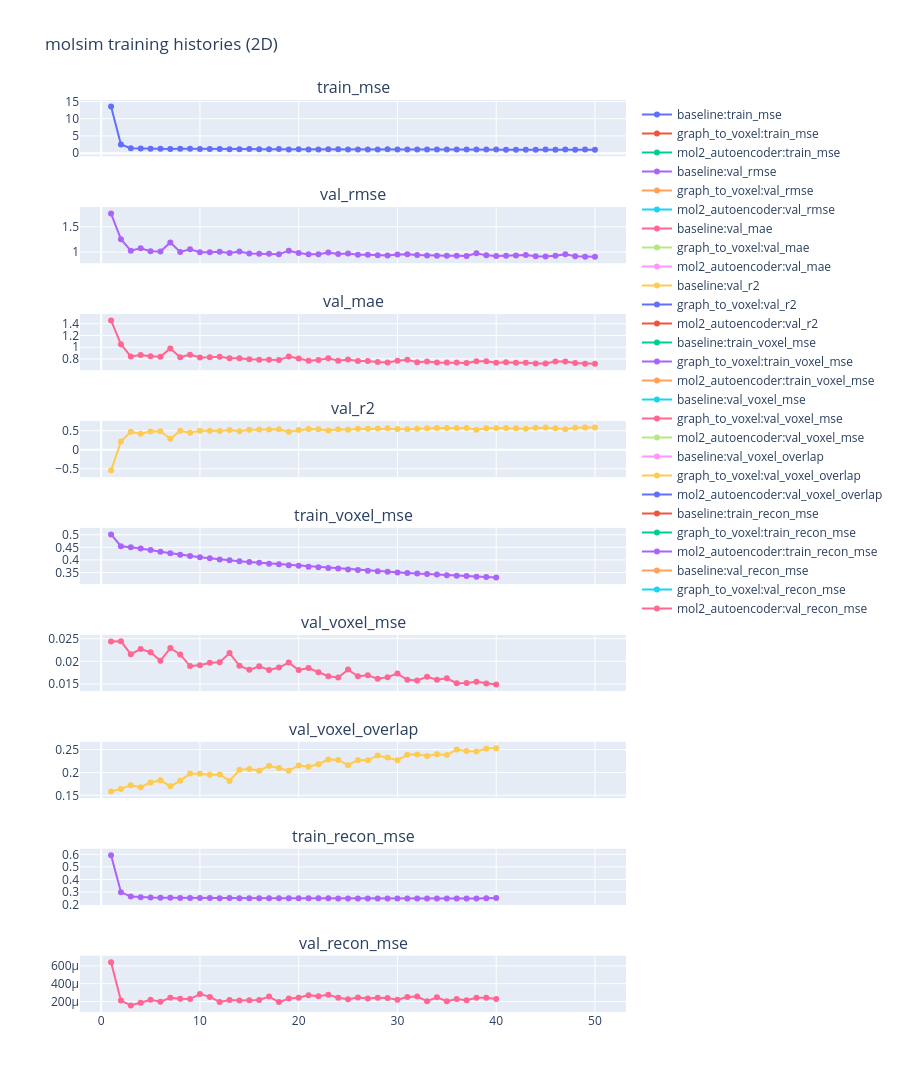

Here is the notebook cell this chart was saved with:
### Code cell
def plot_molsim_histories_2d() -> go.Figure:
    df = molsim_history_frame()
    if df.empty:
        raise ValueError('No molsim history artifacts found under artifacts/.')

    metric_cols = [c for c in df.columns if c not in {'model', 'epoch'}]
    fig = make_subplots(rows=len(metric_cols), cols=1, shared_xaxes=True, subplot_titles=metric_cols)
    for row_idx, metric in enumerate(metric_cols, start=1):
        for model_name, sub in df.groupby('model'):
            fig.add_trace(
                go.Scatter(x=sub['epoch'], y=sub[metric], mode='lines+markers', name=f'{model_name}:{metric}'),
                row=row_idx,
                col=1,
            )
    fig.update_layout(height=max(350, 260 * len(metric_cols)), title='molsim training histories (2D)')
    return fig


safe_show('plot_molsim_histories_2d', lambda: plot_molsim_histories_2d())

### Figure 1 — Plotly figure (JSON) as saved in the notebook; plotly's stock layout.template omitted (floating-point values rounded to 4 significant figures)
{"data": [{"mode": "lines+markers", "name": "baseline:train_mse", "type": "scatter", "x": [1.0, 2.0, 3.0, 4.0, 5.0, 6.0, 7.0, 8.0, 9.0, 10.0, 11.0, 12.0, 13.0, 14.0, 15.0, 16.0, 17.0, 18.0, 19.0, 20.0, 21.0, 22.0, 23.0, 24.0, 25.0, 26.0, 27.0, 28.0, 29.0, 30.0, 31.0, 32.0, 33.0, 34.0, 35.0, 36.0, 37.0, 38.0, 39.0, 40.0, 41.0, 42.0, 43.0, 44.0, 45.0, 46.0, 47.0, 48.0, 49.0, 50.0], "xaxis": "x", "y": [13.53, 2.494, 1.425, 1.334, 1.284, 1.302, 1.231, 1.24, 1.258, 1.229, 1.189, 1.221, 1.151, 1.153, 1.168, 1.108, 1.113, 1.21, 1.078, 1.102, 1.087, 1.082, 1.111, 1.1, 1.078, 1.064, 1.055, 1.084, 1.105, 1.083, 1.036, 1.067, 1.075, 1.042, 1.045, 1.033, 1.067, 1.038, 1.025, 1.062, 1.006, 1.001, 1.009, 1.017, 1.024, 1.016, 1.035, 1.013, 1.02, 0.989], "yaxis": "y"}, {"mode": "lines+markers", "name": "graph_to_voxel:train_mse", "type": "scatter", "x": [1.0, 2.0, 3.0, 4.0, 5.0, 6.0, 7.0, 8.0, 9.0, 10.0, 11.0, 12.0, 13.0, 14.0, 15.0, 16.0, 17.0, 18.0, 19.0, 20.0, 21.0, 22.0, 23.0, 24.0, 25.0, 26.0, 27.0, 28.0, 29.0, 30.0, 31.0, 32.0, 33.0, 34.0, 35.0, 36.0, 37.0, 38.0, 39.0, 40.0], "xaxis": "x", "y": [NaN, NaN, NaN, NaN, NaN, NaN, NaN, NaN, NaN, NaN, NaN, NaN, NaN, NaN, NaN, NaN, NaN, NaN, NaN, NaN, NaN, NaN, NaN, NaN, NaN, NaN, NaN, NaN, NaN, NaN, NaN, NaN, NaN, NaN, NaN, NaN, NaN, NaN, NaN, NaN], "yaxis": "y"}, {"mode": "lines+markers", "name": "mol2_autoencoder:train_mse", "type": "scatter", "x": [1.0, 2.0, 3.0, 4.0, 5.0, 6.0, 7.0, 8.0, 9.0, 10.0, 11.0, 12.0, 13.0, 14.0, 15.0, 16.0, 17.0, 18.0, 19.0, 20.0, 21.0, 22.0, 23.0, 24.0, 25.0, 26.0, 27.0, 28.0, 29.0, 30.0, 31.0, 32.0, 33.0, 34.0, 35.0, 36.0, 37.0, 38.0, 39.0, 40.0], "xaxis": "x", "y": [NaN, NaN, NaN, NaN, NaN, NaN, NaN, NaN, NaN, NaN, NaN, NaN, NaN, NaN, NaN, NaN, NaN, NaN, NaN, NaN, NaN, NaN, NaN, NaN, NaN, NaN, NaN, NaN, NaN, NaN, NaN, NaN, NaN, NaN, NaN, NaN, NaN, NaN, NaN, NaN], "yaxis": "y"}, {"mode": "lines+markers", "name": "baseline:val_rmse", "type": "scatter", "x": [1.0, 2.0, 3.0, 4.0, 5.0, 6.0, 7.0, 8.0, 9.0, 10.0, 11.0, 12.0, 13.0, 14.0, 15.0, 16.0, 17.0, 18.0, 19.0, 20.0, 21.0, 22.0, 23.0, 24.0, 25.0, 26.0, 27.0, 28.0, 29.0, 30.0, 31.0, 32.0, 33.0, 34.0, 35.0, 36.0, 37.0, 38.0, 39.0, 40.0, 41.0, 42.0, 43.0, 44.0, 45.0, 46.0, 47.0, 48.0, 49.0, 50.0], "xaxis": "x2", "y": [1.763, 1.254, 1.028, 1.074, 1.018, 1.013, 1.191, 1.003, 1.054, 0.9964, 0.9967, 1.008, 0.9827, 1.013, 0.9706, 0.9645, 0.9664, 0.9586, 1.028, 0.9825, 0.955, 0.9586, 0.9931, 0.9609, 0.9735, 0.9447, 0.945, 0.9349, 0.9327, 0.9521, 0.9583, 0.9428, 0.9328, 0.9262, 0.9245, 0.9256, 0.9209, 0.9743, 0.9344, 0.9234, 0.9252, 0.9298, 0.9421, 0.9149, 0.9132, 0.9292, 0.9586, 0.9188, 0.9083, 0.9096], "yaxis": "y2"}, {"mode": "lines+markers", "name": "graph_to_voxel:val_rmse", "type": "scatter", "x": [1.0, 2.0, 3.0, 4.0, 5.0, 6.0, 7.0, 8.0, 9.0, 10.0, 11.0, 12.0, 13.0, 14.0, 15.0, 16.0, 17.0, 18.0, 19.0, 20.0, 21.0, 22.0, 23.0, 24.0, 25.0, 26.0, 27.0, 28.0, 29.0, 30.0, 31.0, 32.0, 33.0, 34.0, 35.0, 36.0, 37.0, 38.0, 39.0, 40.0], "xaxis": "x2", "y": [NaN, NaN, NaN, NaN, NaN, NaN, NaN, NaN, NaN, NaN, NaN, NaN, NaN, NaN, NaN, NaN, NaN, NaN, NaN, NaN, NaN, NaN, NaN, NaN, NaN, NaN, NaN, NaN, NaN, NaN, NaN, NaN, NaN, NaN, NaN, NaN, NaN, NaN, NaN, NaN], "yaxis": "y2"}, {"mode": "lines+markers", "name": "mol2_autoencoder:val_rmse", "type": "scatter", "x": [1.0, 2.0, 3.0, 4.0, 5.0, 6.0, 7.0, 8.0, 9.0, 10.0, 11.0, 12.0, 13.0, 14.0, 15.0, 16.0, 17.0, 18.0, 19.0, 20.0, 21.0, 22.0, 23.0, 24.0, 25.0, 26.0, 27.0, 28.0, 29.0, 30.0, 31.0, 32.0, 33.0, 34.0, 35.0, 36.0, 37.0, 38.0, 39.0, 40.0], "xaxis": "x2", "y": [NaN, NaN, NaN, NaN, NaN, NaN, NaN, NaN, NaN, NaN, NaN, NaN, NaN, NaN, NaN, NaN, NaN, NaN, NaN, NaN, NaN, NaN, NaN, NaN, NaN, NaN, NaN, NaN, NaN, NaN, NaN, NaN, NaN, NaN, NaN, NaN, NaN, NaN, NaN, NaN], "yaxis": "y2"}, {"mode": "lines+markers", "name": "baseline:val_mae", "type": "scatter", "x": [1.0, 2.0, 3.0, 4.0, 5.0, 6.0, 7.0, 8.0, 9.0, 10.0, 11.0, 12.0, 13.0, 14.0, 15.0, 16.0, 17.0, 18.0, 19.0, 20.0, 21.0, 22.0, 23.0, 24.0, 25.0, 26.0, 27.0, 28.0, 29.0, 30.0, 31.0, 32.0, 33.0, 34.0, 35.0, 36.0, 37.0, 38.0, 39.0, 40.0, 41.0, 42.0, 43.0, 44.0, 45.0, 46.0, 47.0, 48.0, 49.0, 50.0], "xaxis": "x3", "y": [1.455, 1.052, 0.8418, 0.8659, 0.8461, 0.8358, 0.979, 0.8292, 0.8726, 0.8239, 0.8268, 0.8365, 0.8113, 0.8111, 0.7936, 0.7841, 0.7841, 0.7799, 0.8412, 0.8082, 0.7674, 0.7819, 0.8095, 0.7694, 0.7902, 0.7647, 0.7638, 0.7493, 0.7386, 0.767, 0.7853, 0.7424, 0.7552, 0.741, 0.7372, 0.7403, 0.7325, 0.7609, 0.759, 0.7348, 0.7451, 0.7354, 0.7368, 0.7225, 0.7222, 0.7553, 0.7553, 0.7299, 0.7192, 0.7194], "yaxis": "y3"}, {"mode": "lines+markers", "name": "graph_to_voxel:val_mae", "type": "scatter", "x": [1.0, 2.0, 3.0, 4.0, 5.0, 6.0, 7.0, 8.0, 9.0, 10.0, 11.0, 12.0, 13.0, 14.0, 15.0, 16.0, 17.0, 18.0, 19.0, 20.0, 21.0, 22.0, 23.0, 24.0, 25.0, 26.0, 27.0, 28.0, 29.0, 30.0, 31.0, 32.0, 33.0, 34.0, 35.0, 36.0, 37.0, 38.0, 39.0, 40.0], "xaxis": "x3", "y": [NaN, NaN, NaN, NaN, NaN, NaN, NaN, NaN, NaN, NaN, NaN, NaN, NaN, NaN, NaN, NaN, NaN, NaN, NaN, NaN, NaN, NaN, NaN, NaN, NaN, NaN, NaN, NaN, NaN, NaN, NaN, NaN, NaN, NaN, NaN, NaN, NaN, NaN, NaN, NaN], "yaxis": "y3"}, {"mode": "lines+markers", "name": "mol2_autoencoder:val_mae", "type": "scatter", "x": [1.0, 2.0, 3.0, 4.0, 5.0, 6.0, 7.0, 8.0, 9.0, 10.0, 11.0, 12.0, 13.0, 14.0, 15.0, 16.0, 17.0, 18.0, 19.0, 20.0, 21.0, 22.0, 23.0, 24.0, 25.0, 26.0, 27.0, 28.0, 29.0, 30.0, 31.0, 32.0, 33.0, 34.0, 35.0, 36.0, 37.0, 38.0, 39.0, 40.0], "xaxis": "x3", "y": [NaN, NaN, NaN, NaN, NaN, NaN, NaN, NaN, NaN, NaN, NaN, NaN, NaN, NaN, NaN, NaN, NaN, NaN, NaN, NaN, NaN, NaN, NaN, NaN, NaN, NaN, NaN, NaN, NaN, NaN, NaN, NaN, NaN, NaN, NaN, NaN, NaN, NaN, NaN, NaN], "yaxis": "y3"}, {"mode": "lines+markers", "name": "baseline:val_r2", "type": "scatter", "x": [1.0, 2.0, 3.0, 4.0, 5.0, 6.0, 7.0, 8.0, 9.0, 10.0, 11.0, 12.0, 13.0, 14.0, 15.0, 16.0, 17.0, 18.0, 19.0, 20.0, 21.0, 22.0, 23.0, 24.0, 25.0, 26.0, 27.0, 28.0, 29.0, 30.0, 31.0, 32.0, 33.0, 34.0, 35.0, 36.0, 37.0, 38.0, 39.0, 40.0, 41.0, 42.0, 43.0, 44.0, 45.0, 46.0, 47.0, 48.0, 49.0, 50.0], "xaxis": "x4", "y": [-0.5472, 0.2168, 0.474, 0.4251, 0.4842, 0.4889, 0.2937, 0.4994, 0.4471, 0.5056, 0.5053, 0.494, 0.5191, 0.4894, 0.5309, 0.5368, 0.535, 0.5424, 0.4743, 0.5194, 0.5458, 0.5424, 0.5088, 0.5402, 0.5281, 0.5556, 0.5553, 0.5648, 0.5668, 0.5486, 0.5427, 0.5573, 0.5667, 0.5728, 0.5744, 0.5734, 0.5777, 0.5273, 0.5652, 0.5754, 0.5738, 0.5695, 0.558, 0.5832, 0.5847, 0.57, 0.5424, 0.5796, 0.5892, 0.588], "yaxis": "y4"}, {"mode": "lines+markers", "name": "graph_to_voxel:val_r2", "type": "scatter", "x": [1.0, 2.0, 3.0, 4.0, 5.0, 6.0, 7.0, 8.0, 9.0, 10.0, 11.0, 12.0, 13.0, 14.0, 15.0, 16.0, 17.0, 18.0, 19.0, 20.0, 21.0, 22.0, 23.0, 24.0, 25.0, 26.0, 27.0, 28.0, 29.0, 30.0, 31.0, 32.0, 33.0, 34.0, 35.0, 36.0, 37.0, 38.0, 39.0, 40.0], "xaxis": "x4", "y": [NaN, NaN, NaN, NaN, NaN, NaN, NaN, NaN, NaN, NaN, NaN, NaN, NaN, NaN, NaN, NaN, NaN, NaN, NaN, NaN, NaN, NaN, NaN, NaN, NaN, NaN, NaN, NaN, NaN, NaN, NaN, NaN, NaN, NaN, NaN, NaN, NaN, NaN, NaN, NaN], "yaxis": "y4"}, {"mode": "lines+markers", "name": "mol2_autoencoder:val_r2", "type": "scatter", "x": [1.0, 2.0, 3.0, 4.0, 5.0, 6.0, 7.0, 8.0, 9.0, 10.0, 11.0, 12.0, 13.0, 14.0, 15.0, 16.0, 17.0, 18.0, 19.0, 20.0, 21.0, 22.0, 23.0, 24.0, 25.0, 26.0, 27.0, 28.0, 29.0, 30.0, 31.0, 32.0, 33.0, 34.0, 35.0, 36.0, 37.0, 38.0, 39.0, 40.0], "xaxis": "x4", "y": [NaN, NaN, NaN, NaN, NaN, NaN, NaN, NaN, NaN, NaN, NaN, NaN, NaN, NaN, NaN, NaN, NaN, NaN, NaN, NaN, NaN, NaN, NaN, NaN, NaN, NaN, NaN, NaN, NaN, NaN, NaN, NaN, NaN, NaN, NaN, NaN, NaN, NaN, NaN, NaN], "yaxis": "y4"}, {"mode": "lines+markers", "name": "baseline:train_voxel_mse", "type": "scatter", "x": [1.0, 2.0, 3.0, 4.0, 5.0, 6.0, 7.0, 8.0, 9.0, 10.0, 11.0, 12.0, 13.0, 14.0, 15.0, 16.0, 17.0, 18.0, 19.0, 20.0, 21.0, 22.0, 23.0, 24.0, 25.0, 26.0, 27.0, 28.0, 29.0, 30.0, 31.0, 32.0, 33.0, 34.0, 35.0, 36.0, 37.0, 38.0, 39.0, 40.0, 41.0, 42.0, 43.0, 44.0, 45.0, 46.0, 47.0, 48.0, 49.0, 50.0], "xaxis": "x5", "y": [NaN, NaN, NaN, NaN, NaN, NaN, NaN, NaN, NaN, NaN, NaN, NaN, NaN, NaN, NaN, NaN, NaN, NaN, NaN, NaN, NaN, NaN, NaN, NaN, NaN, NaN, NaN, NaN, NaN, NaN, NaN, NaN, NaN, NaN, NaN, NaN, NaN, NaN, NaN, NaN, NaN, NaN, NaN, NaN, NaN, NaN, NaN, NaN, NaN, NaN], "yaxis": "y5"}, {"mode": "lines+markers", "name": "graph_to_voxel:train_voxel_mse", "type": "scatter", "x": [1.0, 2.0, 3.0, 4.0, 5.0, 6.0, 7.0, 8.0, 9.0, 10.0, 11.0, 12.0, 13.0, 14.0, 15.0, 16.0, 17.0, 18.0, 19.0, 20.0, 21.0, 22.0, 23.0, 24.0, 25.0, 26.0, 27.0, 28.0, 29.0, 30.0, 31.0, 32.0, 33.0, 34.0, 35.0, 36.0, 37.0, 38.0, 39.0, 40.0], "xaxis": "x5", "y": [0.5014, 0.4547, 0.4506, 0.4459, 0.4396, 0.4323, 0.4263, 0.4202, 0.4151, 0.4107, 0.4065, 0.4019, 0.3988, 0.3951, 0.3913, 0.3885, 0.3852, 0.3824, 0.379, 0.3763, 0.373, 0.3707, 0.3676, 0.3654, 0.3622, 0.3598, 0.3568, 0.3551, 0.3531, 0.3503, 0.3481, 0.3463, 0.3439, 0.3417, 0.3395, 0.3371, 0.3356, 0.3331, 0.3319, 0.3298], "yaxis": "y5"}, {"mode": "lines+markers", "name": "mol2_autoencoder:train_voxel_mse", "type": "scatter", "x": [1.0, 2.0, 3.0, 4.0, 5.0, 6.0, 7.0, 8.0, 9.0, 10.0, 11.0, 12.0, 13.0, 14.0, 15.0, 16.0, 17.0, 18.0, 19.0, 20.0, 21.0, 22.0, 23.0, 24.0, 25.0, 26.0, 27.0, 28.0, 29.0, 30.0, 31.0, 32.0, 33.0, 34.0, 35.0, 36.0, 37.0, 38.0, 39.0, 40.0], "xaxis": "x5", "y": [NaN, NaN, NaN, NaN, NaN, NaN, NaN, NaN, NaN, NaN, NaN, NaN, NaN, NaN, NaN, NaN, NaN, NaN, NaN, NaN, NaN, NaN, NaN, NaN, NaN, NaN, NaN, NaN, NaN, NaN, NaN, NaN, NaN, NaN, NaN, NaN, NaN, NaN, NaN, NaN], "yaxis": "y5"}, {"mode": "lines+markers", "name": "baseline:val_voxel_mse", "type": "scatter", "x": [1.0, 2.0, 3.0, 4.0, 5.0, 6.0, 7.0, 8.0, 9.0, 10.0, 11.0, 12.0, 13.0, 14.0, 15.0, 16.0, 17.0, 18.0, 19.0, 20.0, 21.0, 22.0, 23.0, 24.0, 25.0, 26.0, 27.0, 28.0, 29.0, 30.0, 31.0, 32.0, 33.0, 34.0, 35.0, 36.0, 37.0, 38.0, 39.0, 40.0, 41.0, 42.0, 43.0, 44.0, 45.0, 46.0, 47.0, 48.0, 49.0, 50.0], "xaxis": "x6", "y": [NaN, NaN, NaN, NaN, NaN, NaN, NaN, NaN, NaN, NaN, NaN, NaN, NaN, NaN, NaN, NaN, NaN, NaN, NaN, NaN, NaN, NaN, NaN, NaN, NaN, NaN, NaN, NaN, NaN, NaN, NaN, NaN, NaN, NaN, NaN, NaN, NaN, NaN, NaN, NaN, NaN, NaN, NaN, NaN, NaN, NaN, NaN, NaN, NaN, NaN], "yaxis": "y6"}, {"mode": "lines+markers", "name": "graph_to_voxel:val_voxel_mse", "type": "scatter", "x": [1.0, 2.0, 3.0, 4.0, 5.0, 6.0, 7.0, 8.0, 9.0, 10.0, 11.0, 12.0, 13.0, 14.0, 15.0, 16.0, 17.0, 18.0, 19.0, 20.0, 21.0, 22.0, 23.0, 24.0, 25.0, 26.0, 27.0, 28.0, 29.0, 30.0, 31.0, 32.0, 33.0, 34.0, 35.0, 36.0, 37.0, 38.0, 39.0, 40.0], "xaxis": "x6", "y": [0.02439, 0.02441, 0.02158, 0.02272, 0.02202, 0.02013, 0.02294, 0.02152, 0.01896, 0.01914, 0.0197, 0.01979, 0.02181, 0.01902, 0.01812, 0.01888, 0.0181, 0.01861, 0.01972, 0.01807, 0.0185, 0.01756, 0.0167, 0.01642, 0.01816, 0.0167, 0.01689, 0.01617, 0.0165, 0.0173, 0.01592, 0.01575, 0.01657, 0.01591, 0.01624, 0.01514, 0.01522, 0.01549, 0.01509, 0.01486], "yaxis": "y6"}, {"mode": "lines+markers", "name": "mol2_autoencoder:val_voxel_mse", "type": "scatter", "x": [1.0, 2.0, 3.0, 4.0, 5.0, 6.0, 7.0, 8.0, 9.0, 10.0, 11.0, 12.0, 13.0, 14.0, 15.0, 16.0, 17.0, 18.0, 19.0, 20.0, 21.0, 22.0, 23.0, 24.0, 25.0, 26.0, 27.0, 28.0, 29.0, 30.0, 31.0, 32.0, 33.0, 34.0, 35.0, 36.0, 37.0, 38.0, 39.0, 40.0], "xaxis": "x6", "y": [NaN, NaN, NaN, NaN, NaN, NaN, NaN, NaN, NaN, NaN, NaN, NaN, NaN, NaN, NaN, NaN, NaN, NaN, NaN, NaN, NaN, NaN, NaN, NaN, NaN, NaN, NaN, NaN, NaN, NaN, NaN, NaN, NaN, NaN, NaN, NaN, NaN, NaN, NaN, NaN], "yaxis": "y6"}, {"mode": "lines+markers", "name": "baseline:val_voxel_overlap", "type": "scatter", "x": [1.0, 2.0, 3.0, 4.0, 5.0, 6.0, 7.0, 8.0, 9.0, 10.0, 11.0, 12.0, 13.0, 14.0, 15.0, 16.0, 17.0, 18.0, 19.0, 20.0, 21.0, 22.0, 23.0, 24.0, 25.0, 26.0, 27.0, 28.0, 29.0, 30.0, 31.0, 32.0, 33.0, 34.0, 35.0, 36.0, 37.0, 38.0, 39.0, 40.0, 41.0, 42.0, 43.0, 44.0, 45.0, 46.0, 47.0, 48.0, 49.0, 50.0], "xaxis": "x7", "y": [NaN, NaN, NaN, NaN, NaN, NaN, NaN, NaN, NaN, NaN, NaN, NaN, NaN, NaN, NaN, NaN, NaN, NaN, NaN, NaN, NaN, NaN, NaN, NaN, NaN, NaN, NaN, NaN, NaN, NaN, NaN, NaN, NaN, NaN, NaN, NaN, NaN, NaN, NaN, NaN, NaN, NaN, NaN, NaN, NaN, NaN, NaN, NaN, NaN, NaN], "yaxis": "y7"}, {"mode": "lines+markers", "name": "graph_to_voxel:val_voxel_overlap", "type": "scatter", "x": [1.0, 2.0, 3.0, 4.0, 5.0, 6.0, 7.0, 8.0, 9.0, 10.0, 11.0, 12.0, 13.0, 14.0, 15.0, 16.0, 17.0, 18.0, 19.0, 20.0, 21.0, 22.0, 23.0, 24.0, 25.0, 26.0, 27.0, 28.0, 29.0, 30.0, 31.0, 32.0, 33.0, 34.0, 35.0, 36.0, 37.0, 38.0, 39.0, 40.0], "xaxis": "x7", "y": [0.1583, 0.164, 0.1721, 0.1676, 0.1782, 0.1828, 0.1699, 0.1817, 0.1975, 0.1973, 0.1948, 0.1955, 0.1814, 0.2057, 0.2076, 0.2038, 0.2144, 0.2094, 0.2039, 0.2152, 0.2123, 0.218, 0.2285, 0.2272, 0.2158, 0.227, 0.2265, 0.2371, 0.2325, 0.2267, 0.2385, 0.2394, 0.236, 0.2397, 0.238, 0.25, 0.247, 0.2456, 0.2524, 0.2526], "yaxis": "y7"}, {"mode": "lines+markers", "name": "mol2_autoencoder:val_voxel_overlap", "type": "scatter", "x": [1.0, 2.0, 3.0, 4.0, 5.0, 6.0, 7.0, 8.0, 9.0, 10.0, 11.0, 12.0, 13.0, 14.0, 15.0, 16.0, 17.0, 18.0, 19.0, 20.0, 21.0, 22.0, 23.0, 24.0, 25.0, 26.0, 27.0, 28.0, 29.0, 30.0, 31.0, 32.0, 33.0, 34.0, 35.0, 36.0, 37.0, 38.0, 39.0, 40.0], "xaxis": "x7", "y": [NaN, NaN, NaN, NaN, NaN, NaN, NaN, NaN, NaN, NaN, NaN, NaN, NaN, NaN, NaN, NaN, NaN, NaN, NaN, NaN, NaN, NaN, NaN, NaN, NaN, NaN, NaN, NaN, NaN, NaN, NaN, NaN, NaN, NaN, NaN, NaN, NaN, NaN, NaN, NaN], "yaxis": "y7"}, {"mode": "lines+markers", "name": "baseline:train_recon_mse", "type": "scatter", "x": [1.0, 2.0, 3.0, 4.0, 5.0, 6.0, 7.0, 8.0, 9.0, 10.0, 11.0, 12.0, 13.0, 14.0, 15.0, 16.0, 17.0, 18.0, 19.0, 20.0, 21.0, 22.0, 23.0, 24.0, 25.0, 26.0, 27.0, 28.0, 29.0, 30.0, 31.0, 32.0, 33.0, 34.0, 35.0, 36.0, 37.0, 38.0, 39.0, 40.0, 41.0, 42.0, 43.0, 44.0, 45.0, 46.0, 47.0, 48.0, 49.0, 50.0], "xaxis": "x8", "y": [NaN, NaN, NaN, NaN, NaN, NaN, NaN, NaN, NaN, NaN, NaN, NaN, NaN, NaN, NaN, NaN, NaN, NaN, NaN, NaN, NaN, NaN, NaN, NaN, NaN, NaN, NaN, NaN, NaN, NaN, NaN, NaN, NaN, NaN, NaN, NaN, NaN, NaN, NaN, NaN, NaN, NaN, NaN, NaN, NaN, NaN, NaN, NaN, NaN, NaN], "yaxis": "y8"}, {"mode": "lines+markers", "name": "graph_to_voxel:train_recon_mse", "type": "scatter", "x": [1.0, 2.0, 3.0, 4.0, 5.0, 6.0, 7.0, 8.0, 9.0, 10.0, 11.0, 12.0, 13.0, 14.0, 15.0, 16.0, 17.0, 18.0, 19.0, 20.0, 21.0, 22.0, 23.0, 24.0, 25.0, 26.0, 27.0, 28.0, 29.0, 30.0, 31.0, 32.0, 33.0, 34.0, 35.0, 36.0, 37.0, 38.0, 39.0, 40.0], "xaxis": "x8", "y": [NaN, NaN, NaN, NaN, NaN, NaN, NaN, NaN, NaN, NaN, NaN, NaN, NaN, NaN, NaN, NaN, NaN, NaN, NaN, NaN, NaN, NaN, NaN, NaN, NaN, NaN, NaN, NaN, NaN, NaN, NaN, NaN, NaN, NaN, NaN, NaN, NaN, NaN, NaN, NaN], "yaxis": "y8"}, {"mode": "lines+markers", "name": "mol2_autoencoder:train_recon_mse", "type": "scatter", "x": [1.0, 2.0, 3.0, 4.0, 5.0, 6.0, 7.0, 8.0, 9.0, 10.0, 11.0, 12.0, 13.0, 14.0, 15.0, 16.0, 17.0, 18.0, 19.0, 20.0, 21.0, 22.0, 23.0, 24.0, 25.0, 26.0, 27.0, 28.0, 29.0, 30.0, 31.0, 32.0, 33.0, 34.0, 35.0, 36.0, 37.0, 38.0, 39.0, 40.0], "xaxis": "x8", "y": [0.5921, 0.2994, 0.2639, 0.2587, 0.2566, 0.2549, 0.2541, 0.2536, 0.253, 0.2527, 0.2523, 0.2518, 0.252, 0.2515, 0.2513, 0.2512, 0.251, 0.2509, 0.2509, 0.2505, 0.2503, 0.2501, 0.2498, 0.2498, 0.2498, 0.2495, 0.2494, 0.2495, 0.2493, 0.2493, 0.2493, 0.2492, 0.2492, 0.2491, 0.2491, 0.2491, 0.249, 0.249, 0.2514, 0.2524], "yaxis": "y8"}, {"mode": "lines+markers", "name": "baseline:val_recon_mse", "type": "scatter", "x": [1.0, 2.0, 3.0, 4.0, 5.0, 6.0, 7.0, 8.0, 9.0, 10.0, 11.0, 12.0, 13.0, 14.0, 15.0, 16.0, 17.0, 18.0, 19.0, 20.0, 21.0, 22.0, 23.0, 24.0, 25.0, 26.0, 27.0, 28.0, 29.0, 30.0, 31.0, 32.0, 33.0, 34.0, 35.0, 36.0, 37.0, 38.0, 39.0, 40.0, 41.0, 42.0, 43.0, 44.0, 45.0, 46.0, 47.0, 48.0, 49.0, 50.0], "xaxis": "x9", "y": [NaN, NaN, NaN, NaN, NaN, NaN, NaN, NaN, NaN, NaN, NaN, NaN, NaN, NaN, NaN, NaN, NaN, NaN, NaN, NaN, NaN, NaN, NaN, NaN, NaN, NaN, NaN, NaN, NaN, NaN, NaN, NaN, NaN, NaN, NaN, NaN, NaN, NaN, NaN, NaN, NaN, NaN, NaN, NaN, NaN, NaN, NaN, NaN, NaN, NaN], "yaxis": "y9"}, {"mode": "lines+markers", "name": "graph_to_voxel:val_recon_mse", "type": "scatter", "x": [1.0, 2.0, 3.0, 4.0, 5.0, 6.0, 7.0, 8.0, 9.0, 10.0, 11.0, 12.0, 13.0, 14.0, 15.0, 16.0, 17.0, 18.0, 19.0, 20.0, 21.0, 22.0, 23.0, 24.0, 25.0, 26.0, 27.0, 28.0, 29.0, 30.0, 31.0, 32.0, 33.0, 34.0, 35.0, 36.0, 37.0, 38.0, 39.0, 40.0], "xaxis": "x9", "y": [NaN, NaN, NaN, NaN, NaN, NaN, NaN, NaN, NaN, NaN, NaN, NaN, NaN, NaN, NaN, NaN, NaN, NaN, NaN, NaN, NaN, NaN, NaN, NaN, NaN, NaN, NaN, NaN, NaN, NaN, NaN, NaN, NaN, NaN, NaN, NaN, NaN, NaN, NaN, NaN], "yaxis": "y9"}, {"mode": "lines+markers", "name": "mol2_autoencoder:val_recon_mse", "type": "scatter", "x": [1.0, 2.0, 3.0, 4.0, 5.0, 6.0, 7.0, 8.0, 9.0, 10.0, 11.0, 12.0, 13.0, 14.0, 15.0, 16.0, 17.0, 18.0, 19.0, 20.0, 21.0, 22.0, 23.0, 24.0, 25.0, 26.0, 27.0, 28.0, 29.0, 30.0, 31.0, 32.0, 33.0, 34.0, 35.0, 36.0, 37.0, 38.0, 39.0, 40.0], "xaxis": "x9", "y": [0.0006412, 0.0002104, 0.0001557, 0.0001859, 0.0002189, 0.0001967, 0.0002426, 0.00023, 0.0002268, 0.0002834, 0.0002517, 0.0001947, 0.0002157, 0.0002116, 0.0002143, 0.0002162, 0.0002554, 0.0001935, 0.000234, 0.0002415, 0.0002716, 0.0002602, 0.0002769, 0.0002418, 0.0002262, 0.0002448, 0.0002343, 0.0002424, 0.0002385, 0.000219, 0.0002502, 0.0002559, 0.0002039, 0.0002464, 0.0002035, 0.0002289, 0.0002131, 0.0002424, 0.0002418, 0.0002288], "yaxis": "y9"}], "layout": {"annotations": [{"font": {"size": 16}, "showarrow": false, "text": "train_mse", "x": 0.5, "xanchor": "center", "xref": "paper", "y": 1, "yanchor": "bottom", "yref": "paper"}, {"font": {"size": 16}, "showarrow": false, "text": "val_rmse", "x": 0.5, "xanchor": "center", "xref": "paper", "y": 0.8827, "yanchor": "bottom", "yref": "paper"}, {"font": {"size": 16}, "showarrow": false, "text": "val_mae", "x": 0.5, "xanchor": "center", "xref": "paper", "y": 0.7654, "yanchor": "bottom", "yref": "paper"}, {"font": {"size": 16}, "showarrow": false, "text": "val_r2", "x": 0.5, "xanchor": "center", "xref": "paper", "y": 0.6481, "yanchor": "bottom", "yref": "paper"}, {"font": {"size": 16}, "showarrow": false, "text": "train_voxel_mse", "x": 0.5, "xanchor": "center", "xref": "paper", "y": 0.5309, "yanchor": "bottom", "yref": "paper"}, {"font": {"size": 16}, "showarrow": false, "text": "val_voxel_mse", "x": 0.5, "xanchor": "center", "xref": "paper", "y": 0.4136, "yanchor": "bottom", "yref": "paper"}, {"font": {"size": 16}, "showarrow": false, "text": "val_voxel_overlap", "x": 0.5, "xanchor": "center", "xref": "paper", "y": 0.2963, "yanchor": "bottom", "yref": "paper"}, {"font": {"size": 16}, "showarrow": false, "text": "train_recon_mse", "x": 0.5, "xanchor": "center", "xref": "paper", "y": 0.179, "yanchor": "bottom", "yref": "paper"}, {"font": {"size": 16}, "showarrow": false, "text": "val_recon_mse", "x": 0.5, "xanchor": "center", "xref": "paper", "y": 0.06173, "yanchor": "bottom", "yref": "paper"}], "height": 2340, "title": {"text": "molsim training histories (2D)"}, "xaxis": {"anchor": "y", "domain": [0, 1], "matches": "x9", "showticklabels": false}, "xaxis2": {"anchor": "y2", "domain": [0, 1], "matches": "x9", "showticklabels": false}, "xaxis3": {"anchor": "y3", "domain": [0, 1], "matches": "x9", "showticklabels": false}, "xaxis4": {"anchor": "y4", "domain": [0, 1], "matches": "x9", "showticklabels": false}, "xaxis5": {"anchor": "y5", "domain": [0, 1], "matches": "x9", "showticklabels": false}, "xaxis6": {"anchor": "y6", "domain": [0, 1], "matches": "x9", "showticklabels": false}, "xaxis7": {"anchor": "y7", "domain": [0, 1], "matches": "x9", "showticklabels": false}, "xaxis8": {"anchor": "y8", "domain": [0, 1], "matches": "x9", "showticklabels": false}, "xaxis9": {"anchor": "y9", "domain": [0, 1]}, "yaxis": {"anchor": "x", "domain": [0.9383, 1]}, "yaxis2": {"anchor": "x2", "domain": [0.821, 0.8827]}, "yaxis3": {"anchor": "x3", "domain": [0.7037, 0.7654]}, "yaxis4": {"anchor": "x4", "domain": [0.5864, 0.6481]}, "yaxis5": {"anchor": "x5", "domain": [0.4691, 0.5309]}, "yaxis6": {"anchor": "x6", "domain": [0.3519, 0.4136]}, "yaxis7": {"anchor": "x7", "domain": [0.2346, 0.2963]}, "yaxis8": {"anchor": "x8", "domain": [0.1173, 0.179]}, "yaxis9": {"anchor": "x9", "domain": [0, 0.06173]}}}
